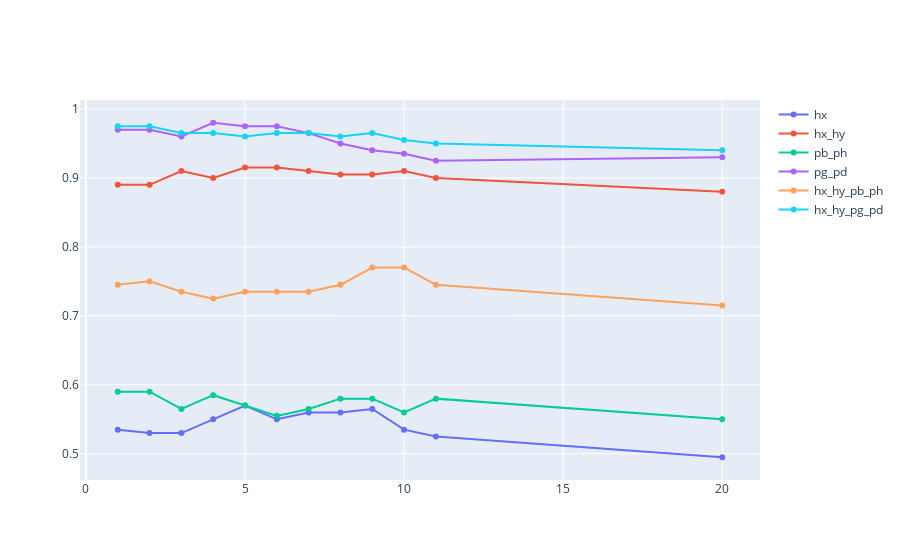

This figure's notebook cell:
### Code cell
import plotly.graph_objects as go

# Create random data with numpy
import numpy as np
np.random.seed(1)

N = 100
random_x = np.linspace(0, 1, N)
random_y0 = np.random.randn(N) + 5
random_y1 = np.random.randn(N)
random_y2 = np.random.randn(N) - 5

# Create traces
fig = go.Figure()

for i,encod in enumerate(score_encodage):
    fig.add_trace(go.Scatter(x=liste_n_neigbors, y=encod,
                        mode='lines+markers',
                        name=name_encodage[i]))

fig.show()

### Figure 1 — Plotly figure (JSON) as saved in the notebook; plotly's stock layout.template omitted (floating-point values rounded to 4 significant figures)
{"data": [{"mode": "lines+markers", "name": "hx", "type": "scatter", "x": [1, 2, 3, 4, 5, 6, 7, 8, 9, 10, 11, 20], "y": [0.535, 0.53, 0.53, 0.55, 0.57, 0.55, 0.56, 0.56, 0.565, 0.535, 0.525, 0.495]}, {"mode": "lines+markers", "name": "hx_hy", "type": "scatter", "x": [1, 2, 3, 4, 5, 6, 7, 8, 9, 10, 11, 20], "y": [0.89, 0.89, 0.91, 0.9, 0.915, 0.915, 0.91, 0.905, 0.905, 0.91, 0.9, 0.88]}, {"mode": "lines+markers", "name": "pb_ph", "type": "scatter", "x": [1, 2, 3, 4, 5, 6, 7, 8, 9, 10, 11, 20], "y": [0.59, 0.59, 0.565, 0.585, 0.57, 0.555, 0.565, 0.58, 0.58, 0.56, 0.58, 0.55]}, {"mode": "lines+markers", "name": "pg_pd", "type": "scatter", "x": [1, 2, 3, 4, 5, 6, 7, 8, 9, 10, 11, 20], "y": [0.97, 0.97, 0.96, 0.98, 0.975, 0.975, 0.965, 0.95, 0.94, 0.935, 0.925, 0.93]}, {"mode": "lines+markers", "name": "hx_hy_pb_ph", "type": "scatter", "x": [1, 2, 3, 4, 5, 6, 7, 8, 9, 10, 11, 20], "y": [0.745, 0.75, 0.735, 0.725, 0.735, 0.735, 0.735, 0.745, 0.77, 0.77, 0.745, 0.715]}, {"mode": "lines+markers", "name": "hx_hy_pg_pd", "type": "scatter", "x": [1, 2, 3, 4, 5, 6, 7, 8, 9, 10, 11, 20], "y": [0.975, 0.975, 0.965, 0.965, 0.96, 0.965, 0.965, 0.96, 0.965, 0.955, 0.95, 0.94]}], "layout": {}}
